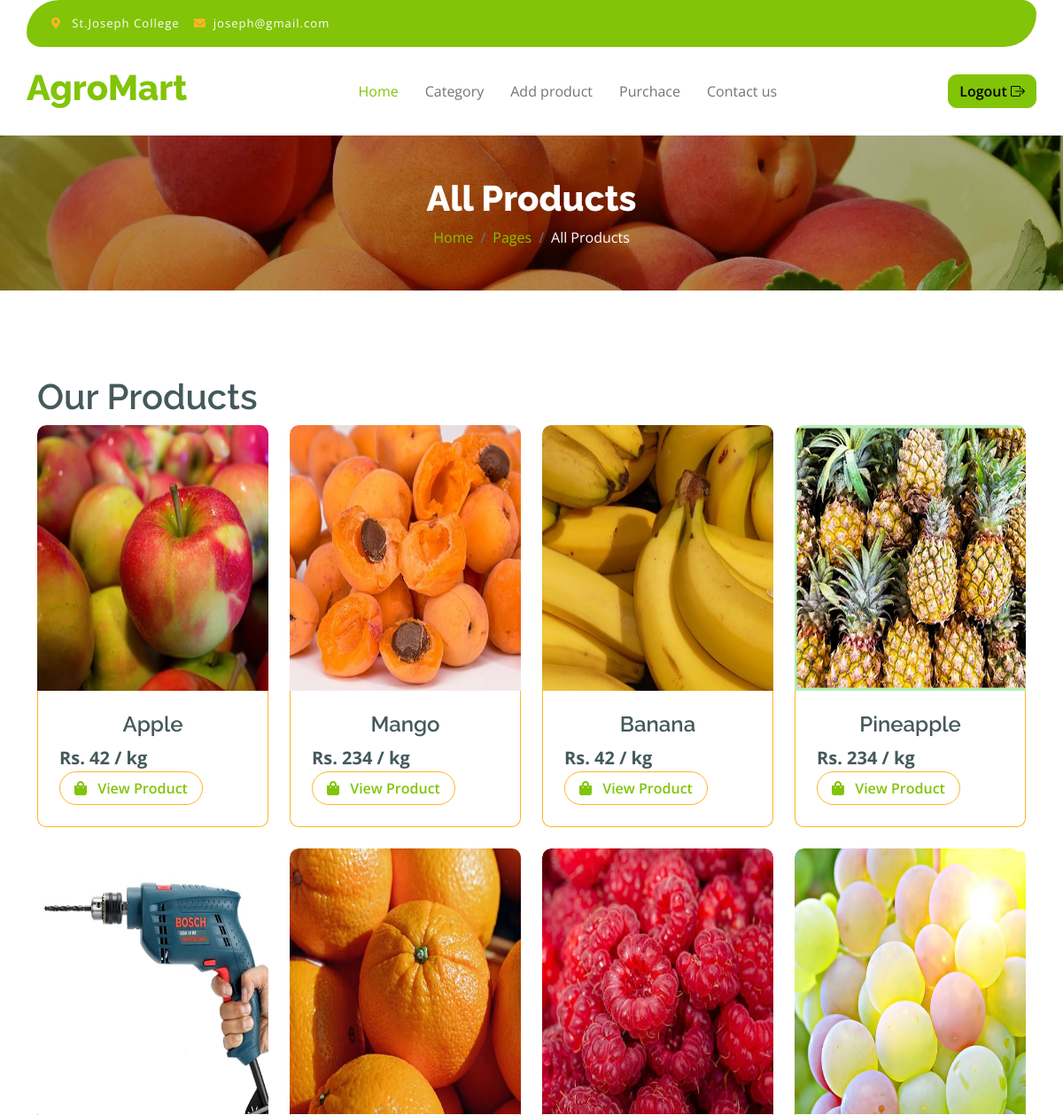
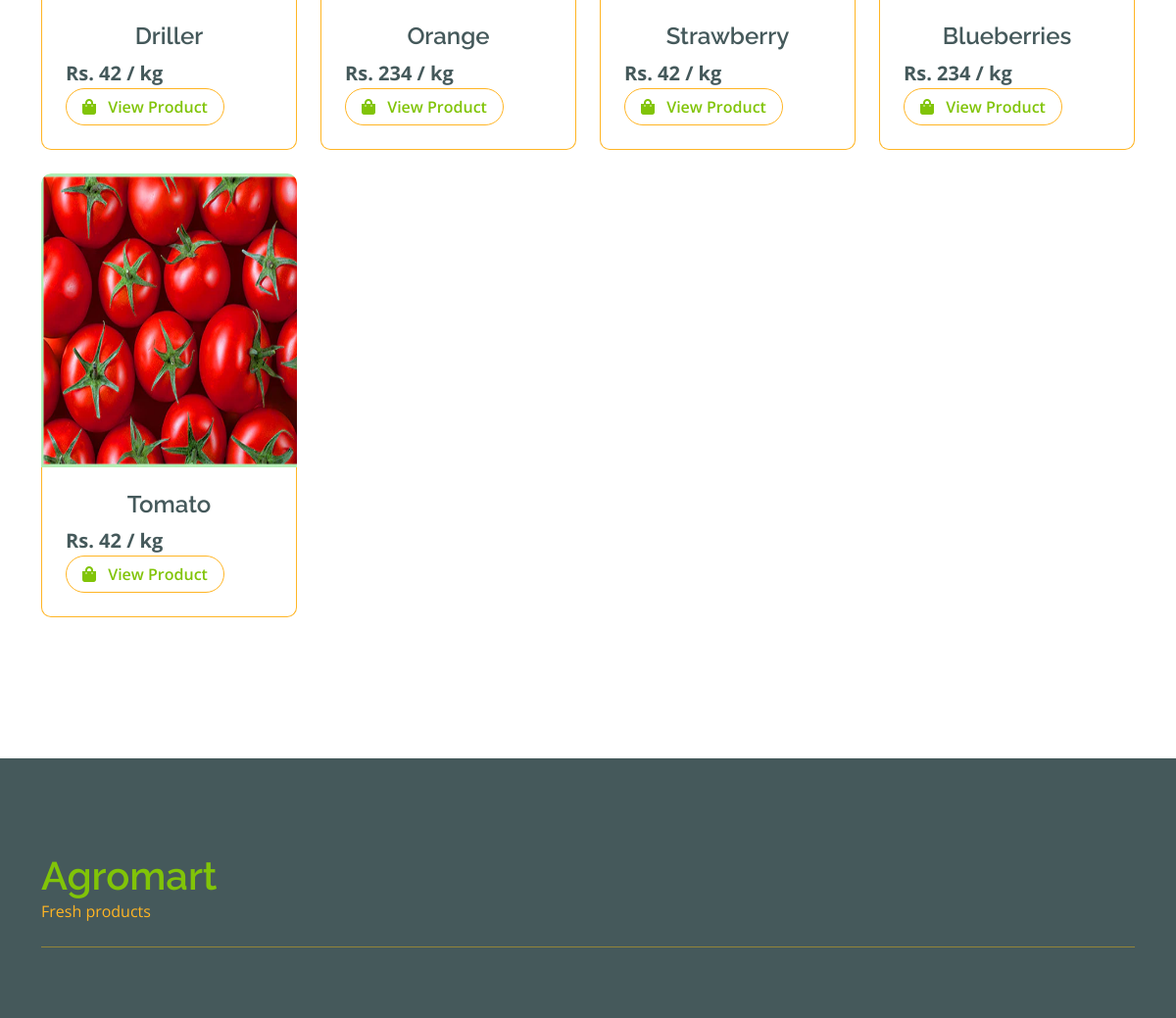
Screenshot of /products-view.php (signed in) with the database file from the repository (2 pictures, top to bottom).
### tables this page shows
CREATE TABLE `product` (
  `id` int(10) NOT NULL,
  `pname` varchar(50) NOT NULL,
  `description` text NOT NULL,
  `image` varchar(100) NOT NULL,
  `price` varchar(10) NOT NULL,
  `pricetype` varchar(50) NOT NULL,
  `date` datetime NOT NULL DEFAULT current_timestamp(),
  `status` tinyint(1) NOT NULL,
  `userid` int(10) NOT NULL,
  `categoryid` int(10) NOT NULL
);

### products-view.php (the view, shortened to what this page needs)
<?php
require_once 'include/config.php';
require_once 'include/header.php';
?>
<div class="container-fluid page-header py-5">
    <h1 class="text-center text-white display-6">All Products</h1>
    <ol class="breadcrumb justify-content-center mb-0">
        <li class="breadcrumb-item"><a href="#">Home</a></li>
        <li class="breadcrumb-item"><a href="#">Pages</a></li>
        <li class="breadcrumb-item active text-white">All Products</li>
    </ol>
</div>
        <div class="container-fluid fruite py-5">
            <div class="container py-5">
                <div class="tab-class text-center">
                    <div class="row g-4">
                        <div class="col-lg-4 text-start">
                            <h1>Our Products</h1>
                        </div>
                    </div>
                    <div class="tab-content">
                        <div id="tab-1" class="tab-pane fade show p-0 active">
                            <div class="row g-4">
                                <div class="col-lg-12">
                                    <div class="row g-4">
                                        <?php
                                        $sql = "SELECT * FROM product WHERE status = 1";
                                        $res = mysqli_query($conn, $sql);
                                        if (mysqli_num_rows($res) > 0) {
                                            while ($row = mysqli_fetch_array($res)) {
                                                $productid = $row['id'];
                                        ?>
                                        <div class="col-md-6 col-lg-4 col-xl-3">
                                            <div class="rounded position-relative fruite-item">
                                                <div class="fruite-img">
                                                    <img src="images/<?php echo $row['image']; ?>" class="rounded-top" style="width:300px; height:300px;" alt="">
                                                </div>
                                                <div class="p-4 border border-secondary border-top-0 rounded-bottom">
                                                    <h4><?php echo $row['pname']; ?></h4>
                                                    <div class="d-flex justify-content-between flex-lg-wrap">
                                                        <p class="text-dark fs-5 fw-bold mb-0">Rs. <?php echo $row['price']; ?> / kg</p>
                                                        <a href="single-product.php?productid=<?php echo $productid; ?>" class="btn border border-secondary rounded-pill px-3 text-primary"><i class="fa fa-shopping-bag me-2 text-primary"></i> View Product</a>
                                                    </div>
                                                </div>
                                            </div>
                                        </div>
                                        <?php
                                            }
                                        }
                                        ?>
                                    </div>
                                </div>
                            </div>
                        </div>
                    </div>
                </div>
            </div>
        </div>
<?php
require_once 'include/footer.php';
?>

### include/header.php (shortened to what this page needs)
<!DOCTYPE html>
<html lang="en">
    <head>
        <link rel="stylesheet" href="https://use.fontawesome.com/releases/v5.15.4/css/all.css"/>
        <link href="https://cdn.jsdelivr.net/npm/bootstrap-icons@1.4.1/font/bootstrap-icons.css" rel="stylesheet">
        <link href="lib/lightbox/css/lightbox.min.css" rel="stylesheet">
        <link href="lib/owlcarousel/assets/owl.carousel.min.css" rel="stylesheet">
        <link href="css/bootstrap.min.css" rel="stylesheet">
        <link href="css/style.css" rel="stylesheet">
    </head>
    <body>
        <div class="container-fluid fixed-top">
            <div class="container topbar bg-primary d-none d-lg-block">
                <div class="d-flex justify-content-between">
                    <div class="top-info ps-2">
                        <small class="me-3"><i class="fas fa-map-marker-alt me-2 text-secondary"></i> <a href="#" class="text-white">St.Joseph College</a></small>
                        <small class="me-3"><i class="fas fa-envelope me-2 text-secondary"></i><a href="#" class="text-white">joseph@gmail.com</a></small>
                    </div>
                    <div class="top-link pe-2">
                    </div>
                </div>
            </div>
            <div class="container px-0">
                <nav class="navbar navbar-light bg-white navbar-expand-xl">
                    <a href="home.php" class="navbar-brand"><h1 class="text-primary display-6">AgroMart</h1></a>
                    <div class="collapse navbar-collapse bg-white" id="navbarCollapse">
                        <div class="navbar-nav mx-auto">
                        <?php
                        if ($_SESSION['type'] == 'Admin') {
                        ?>
                            <a href="home.php" class="nav-item nav-link active">Home</a>
                            <a href="category.php" class="nav-item nav-link">Category</a>
                            <a href="add-products.php" class="nav-item nav-link">Add product</a>
                            <a href="view-purchase.php" class="nav-item nav-link">Purchace</a>
                            <a href="contact.php" class="nav-item nav-link">Contact us</a>
                        <?php
                        }
                        ?>
                        </div>
                        <div class="d-flex m-3 me-0">
                            <a href="include/logout.php" class="btn btn-primary">Logout <i class="bi bi-box-arrow-right"></i></a>
                        </div>
                    </div>
                </nav>
            </div>
        </div>

### include/footer.php (shortened to what this page needs)
<div class="container-fluid bg-dark text-white-50 footer pt-5 mt-5">
            <div class="container py-5">
                <div class="pb-4 mb-4" style="border-bottom: 1px solid rgba(226, 175, 24, 0.5) ;">
                    <div class="row g-4">
                        <div class="col-lg-3">
                            <a href="#">
                                <h1 class="text-primary mb-0">Agromart</h1>
                                <p class="text-secondary mb-0">Fresh products</p>
                            </a>
                        </div>
                        <div class="col-lg-6">
                        </div>
                        <div class="col-lg-3">
                            <div class="d-flex justify-content-end pt-3">
                            </div>
                        </div>
                    </div>
                </div>
            </div>
        </div>
    </body>
</html>

### css/style.css (style rules this page uses)
.btn { font-weight: 600; transition: .5s; }
.btn.border-secondary { transition: 0.5s; }
.fixed-top { transition: 0.5s; background: var(--bs-white); border: 0; }
.topbar { padding: 20px; border-radius: 230px 100px; }
.topbar .top-info { font-size: 15px; line-height: 0; letter-spacing: 1px; display: flex; align-items: center; }
.topbar .top-link { font-size: 15px; line-height: 0; letter-spacing: 1px; display: flex; align-items: center; }
.navbar .navbar-nav .nav-link { padding: 10px 15px; font-size: 16px; transition: .5s; }
.navbar { height: 100px; border-bottom: 1px solid rgba(255, 255, 255, .1); }
.navbar .navbar-nav .nav-link:hover, .navbar .navbar-nav .nav-link.active, .fixed-top.bg-white .navbar .navbar-nav .nav-link:hover, .fixed-top.bg-white .navbar .navbar-nav .nav-link.active { color: var(--bs-primary); }
.page-header { position: relative; background: linear-gradient(rgba(0, 0, 0, 0.3), rgba(0, 0, 0, 0.3)), url(../img/cart-page-header-img.jpg); background-position: center center; background-repeat: no-repeat; background-size: cover; }
@media (min-width: 992px) { .hero-header, .page-header { margin-top: 152px !important; } }
.fruite .fruite-item { height: 100%; transition: 0.5s; }
.fruite .fruite-item .fruite-img { overflow: hidden; transition: 0.5s; border-radius: 10px 10px 0 0; }
.fruite .fruite-item .fruite-img img { transition: 0.5s; }

### rows the page displays
product: image (picture), pname "Apple", price "42"
product: image (picture), pname "Mango", price "234"
product: image (picture), pname "Banana", price "42"
product: image (picture), pname "Pineapple", price "234"
product: image (picture), pname "Driller", price "42"
product: image (picture), pname "Orange", price "234"
product: image (picture), pname "Strawberry", price "42"
product: image (picture), pname "Blueberries", price "234"
product: image (picture), pname "Tomato", price "42"
